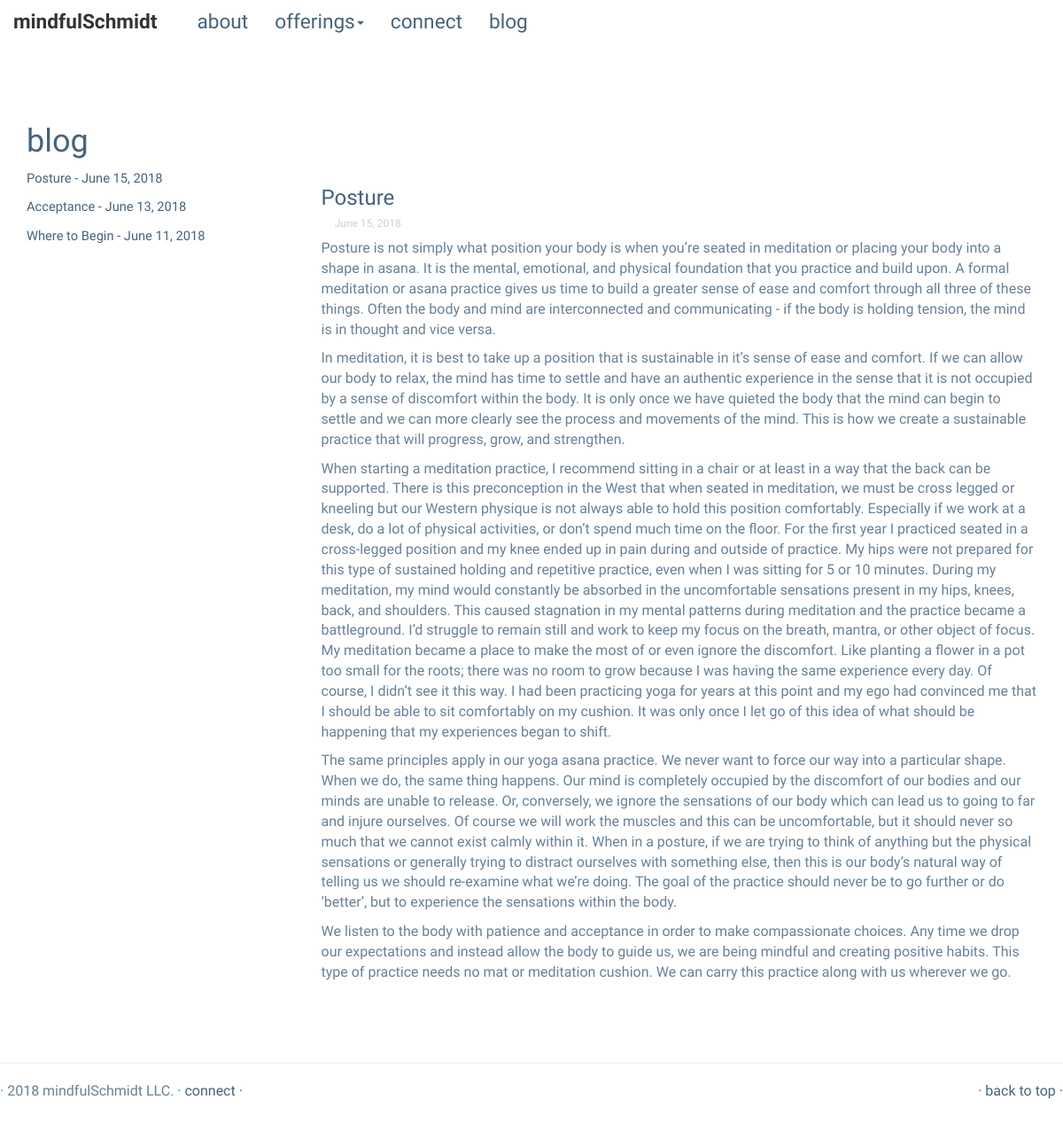
/blog/blog/view/posture, run on an earlier commit of the app's database.
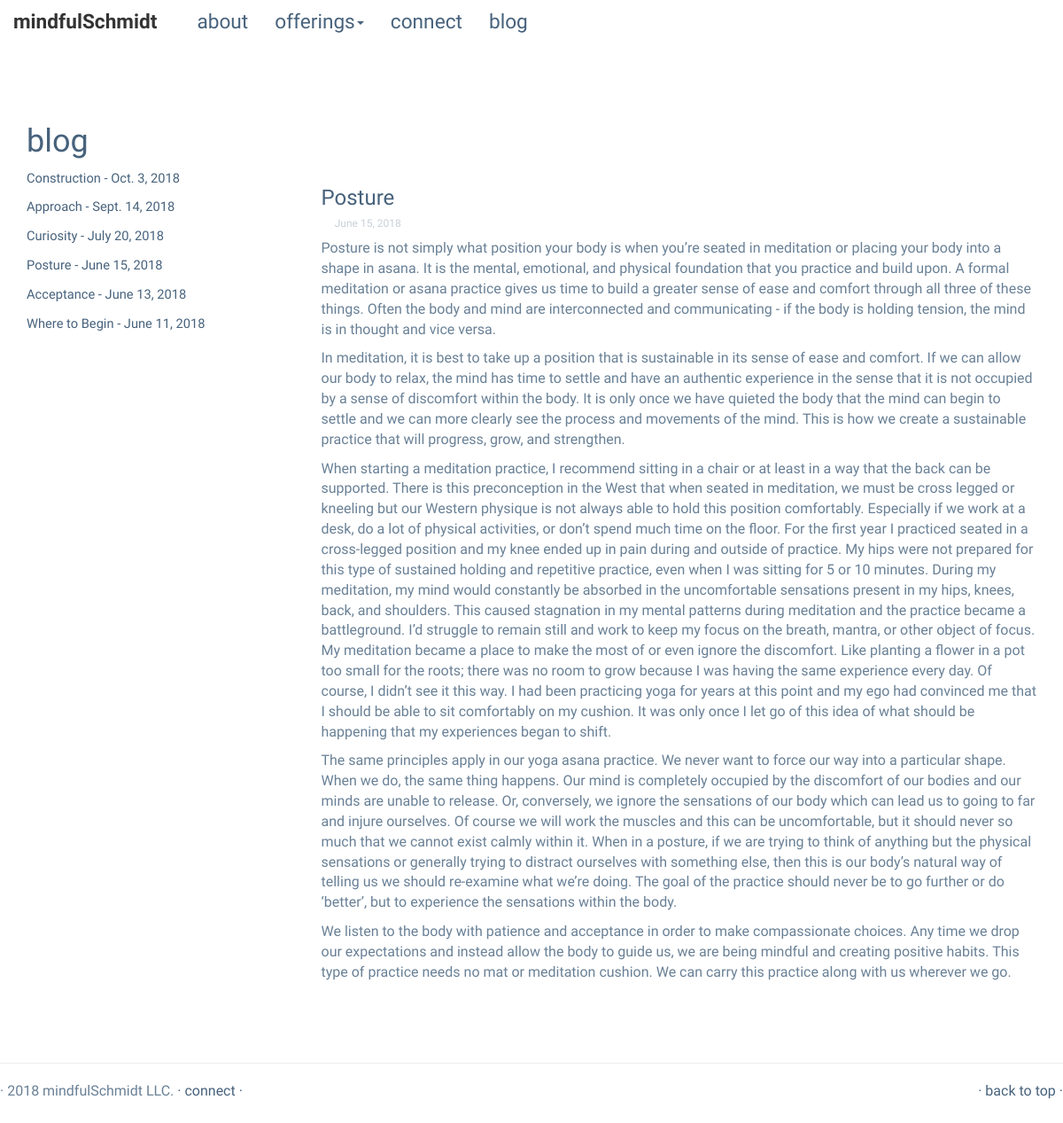
And on a later commit of the database.
### blog/models.py (models this page shows, shortened)
class Blog(models.Model):
    title = models.CharField(max_length=100, unique=True)
    slug = models.SlugField(max_length=100, unique=True)
    body = models.TextField()
    posted = models.DateField(db_index=True, auto_now_add=True)

### blog/views.py (the view)
def view_post(request, slug):
	blog_links = list(Blog.objects.all())
	blog_links.reverse()
	return render_to_response('blog/view_post.html', {
		'post': get_object_or_404(Blog, slug=slug),
		'links': blog_links,
	})

### blog/templates/blog/view_post.html
<!DOCTYPE html>
{% extends "app/base.html" %}
    {% block body_block%}
    {% load staticfiles %}
    <div class="container">
      <br><br><br><br><br><br>
      <a href="{% url 'blog:index' %}"><h1>blog</h1></a>
      <div class="row featurette">
        <div class="col-md-9 col-md-push-3">
          <ul>
          {% block content %}
            <h3>{{ post.title }}</h3>
            <h6>  &emsp;   {{ post.posted }}</h6>
            <p>{{ post.body|linebreaks }}</p>
          {% endblock %}
        </ul>
        </div>
        <div class="col-md-3 col-md-pull-9">
            {% for link in links %}
                <p><a href="{{ link.slug }}" id="bloglink">{{ link.title }} - {{ link.posted }}</a></p>
            {% endfor %}
        </div>
      </div>
  </div>
    {% endblock %}

### app/templates/app/base.html (shortened to what this page needs)
<!DOCTYPE html>
{% load staticfiles %}
<html>
  <head>
    <link rel="stylesheet" href="https://maxcdn.bootstrapcdn.com/bootstrap/3.3.7/css/bootstrap.min.css">
    <link rel="stylesheet" type="text/css" href="{% static "css/custom.css" %}"/>
  </head>
  <body>
    <div class="container">
      <nav class="navbar navbar-default navbar-fixed-top">
        <div class="container-fluid">
          <div class="collapse navbar-collapse" id="bs-example-navbar-collapse-1">
            <ul class="nav navbar-nav" id="path">
              <li><a class="navbar-brand" href="{% url 'app:index' %}"><b>mindfulSchmidt</b></li><br>
              <li><a class="navbar-link" href="{% url 'app:about_us' %}">about</a></li>
              <li class="dropdown">
                <a href="#" class="dropdown-toggle" data-toggle="dropdown" role="button" aria-haspopup="true" aria-expanded="false">offerings<span class="caret"></span></a>
              </li>
              <li><a class="navbar-link" href="{% url 'app:contact' %}">connect</a></li>
              <li><a class="navbar-link" href="{% url 'blog:index' %}">blog</a></li>
            </ul>
          </div>
        </div>
      </nav>
    </div>
    {% block body_block %}{% endblock %}
      <br><br><br>
      <hr class="featurette-divider">
      <footer>
        <p class="pull-right"><a href="#">&middot;  back to top  &middot;  </a></p>
        <p>  &middot;  2018 mindfulSchmidt LLC. <a href="{% url 'app:contact' %}"> &middot; connect &middot;</a></p>
        <br>
      </footer>
  </body>
</html>

### app/static/css/custom.css (style rules this page uses)
h1 { color: #47627c; font-family: 'Gentium Book Basic', serif; }
h3 { color: #47627c; font-family: 'Gentium Book Basic', serif; }
h6 { color: #c9cfd8; font-family: 'Gentium Book Basic', serif; }
#path li { display: inline-block; }
a { color: #47627c; font-family: 'Gentium Book Basic', serif; }
#bloglink { font-size: 11pt }
li { text-align:center; color: #698096; font-family: 'Gentium Book Basic', serif; }
p { color: #698096; font-size: 12pt; font-family: 'Gentium Book Basic', serif; }
.navbar-fixed-top { border-color: #ffffff; background-color: #ffffff; }
.nav.navbar-nav li a { white-space: nowrap; color: #47627c; font-family: 'Gentium Book Basic', serif; font-size: 17pt; }
.nav.navbar-nav li { display: inline-block; }

What changed in the data, as far as the page shows it:
changed Blog "Posture": body "…that is sustainable in it’s sense of ease and…" → "…that is sustainable in its sense of ease and…"
added Blog: title "Construction", posted "Oct. 3, 2018"
added Blog: title "Approach", posted "Sept. 14, 2018"
added Blog: title "Curiosity", posted "July 20, 2018"
